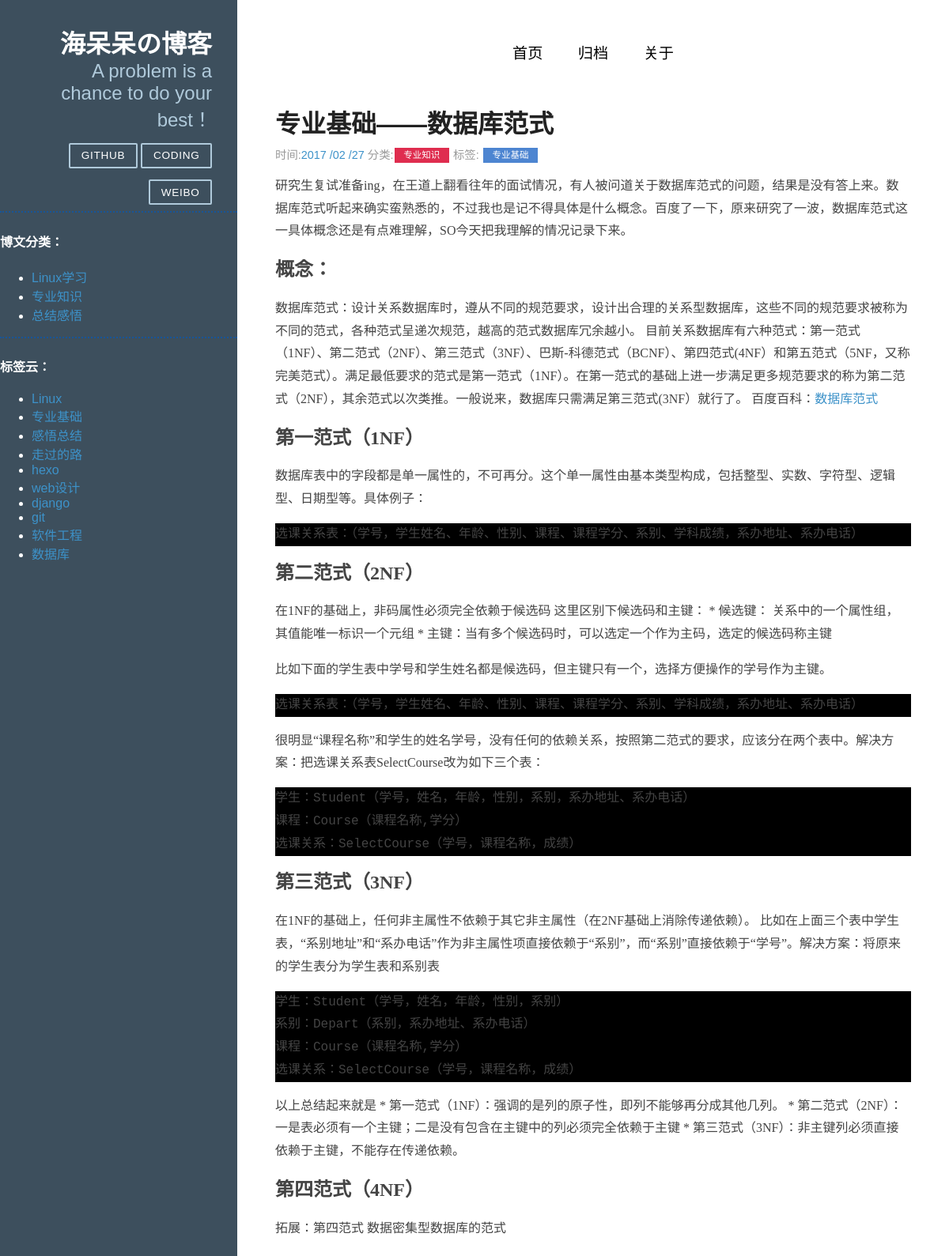
The page /2/ on the database as committed earlier.
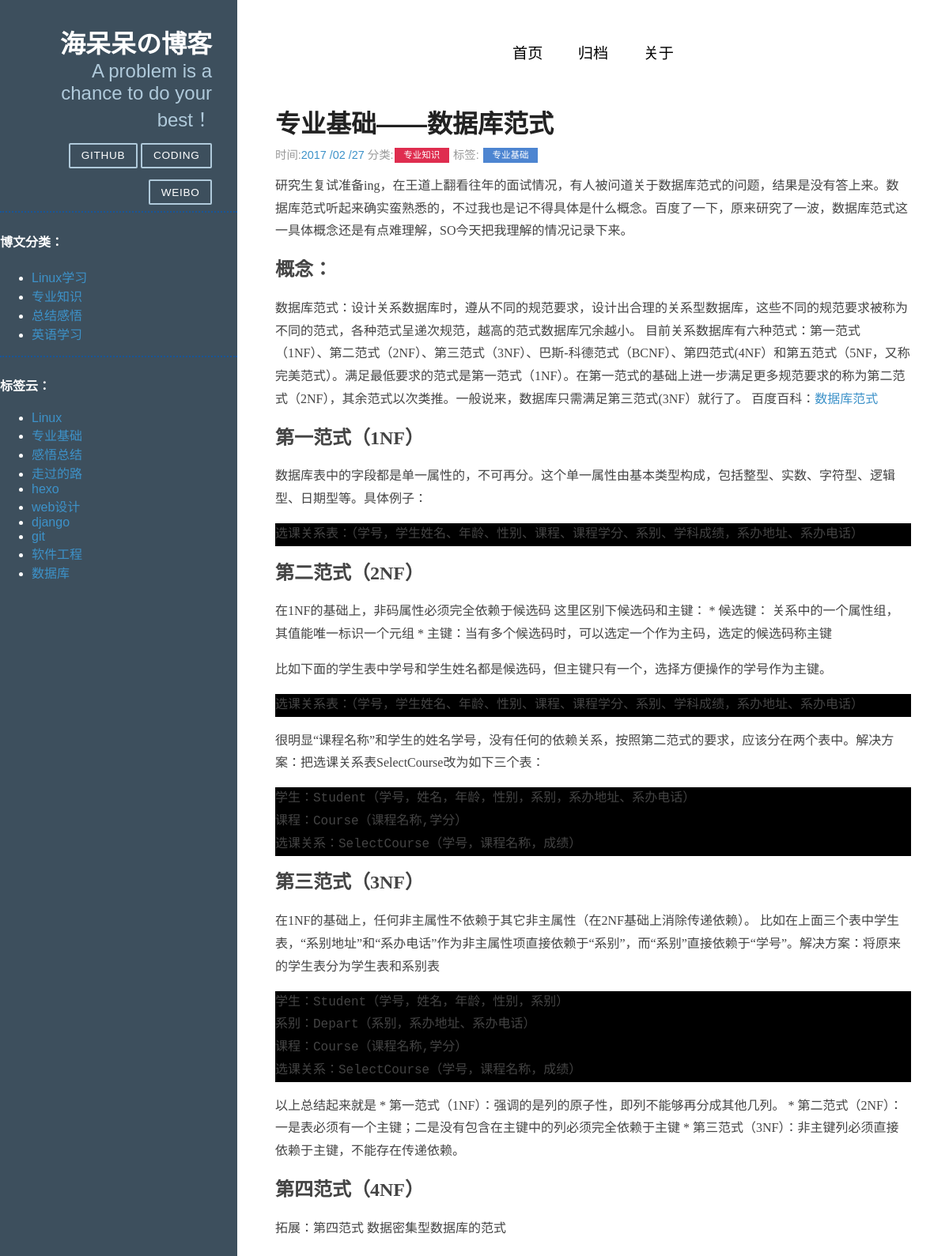
The same page on the database as committed later.
### blog/models.py (models this page shows)
class Category(models.Model):
    name = models.CharField('类名', max_length=20)
    created_time = models.DateTimeField('创建时间', auto_now_add=True)
    last_modified_time = models.DateTimeField('修改时间', auto_now=True)
    def __str__(self):
        return self.name
    class Meta:
        verbose_name = '分类'
        verbose_name_plural = '分类'

class Tag(models.Model):
    tag_name = models.CharField('标签', max_length=20)
    def __unicode__(self):
        return self.tag_name
    class Meta:
        verbose_name = '标签'
        verbose_name_plural = '标签'

### blog/views.py (the view)
# urls.py: url(r'^(?P<id>\d+)/$', views.detail, name= 'detail'),
def detail(request, id):
    category_list = Category.objects.all() # 获取分类列表
    tag_list = Tag.objects.all() # 获取标签列表
    try:
        post = Article.objects.get(id=str(id))
    except Article.DoesNotExist:
        raise Http404
    context = { 'post' : post , 'category_list' : category_list , 'tag_list' : tag_list }
    return render(request, 'post.html', context)

### blog/templatetags/custom_markdown.py (called while the page is built)
@register.filter(is_safe=True)
@stringfilter
def custom_markdown(value):
    return mark_safe(markdown.markdown(value,
        extensions = ['markdown.extensions.fenced_code', 'markdown.extensions.codehilite'],
                                       safe_mode=True,
                                       enable_attributes=False))

### templates/post.html
{% extends "base.html" %}
{% load custom_markdown %}
{% block content %}
<div id="layout" class="pure-g">
    <div class="sidebar pure-u-1 pure-u-md-1-4">
        <div class="header">
            <h1 class="brand-title">海呆呆の博客</h1>
            <h2 class="brand-tagline">A problem is a chance to do your best！</h2>
            <nav class="nav">
                <ul class="nav-list">
                    <li class="nav-item">
                        <a class="pure-button" href="https://github.com/hidaidai">Github</a>
                    </li>
                    <li class="nav-item">
                        <a class="pure-button" href="http://weibo.com/dinosaurliu">Coding</a>
                    </li>
                     <li class="nav-item">
                        <a class="pure-button" href="http://weibo.com/dinosaurliu">Weibo</a>
                    </li>
                </ul>
            </nav>
        </div>
        <hr style=" height:2px;border:none;border-top:2px dotted #185598;" />
         <div>
             <h4>博文分类：</h4>
             <div class="row">
                   <ul>
            {% for category in category_list %}
                       <li class="cat-item">
                        <a href="{% url 'search_category' category=category.name %}">    {{ category.name }}</a>
                       </li>
            {% endfor %}
                  </ul>
          </div>
        </div>
         <hr style=" height:2px;border:none;border-top:2px dotted #185598;" />
         <div>
             <h4>标签云：</h4>
             <div class="row">
                   <ul>
            {% for tag in tag_list %}
                       <li class="cat-item">
                        <a href="#">    {{ tag.tag_name }}</a>
                       </li>
            {% endfor %}
                  </ul>
          </div>
        </div>
    </div>
    <div class="content pure-u-1 pure-u-md-3-4">
        <div>
           <div class="footer">
                <div class="pure-menu pure-menu-horizontal pure-menu-open">
                    <ul>
                        <li><a href="http://localhost:9000/">首页</a></li>
                        <li><a href="http://localhost:9000/archives/">归档</a></li>
                        <li><a href="http://localhost:9000/aboutme/">关于</a></li>
                    </ul>
                </div>
            </div>
<div class="posts">
        <section class="post">
            <header class="post-header">
                            <h2 class="post-title">{{ post.title }}</h2>
                            <p class="post-meta">
                                                               时间:<a class="post-author">{{ post.created_time|date:"Y /m /d" }}</a>
                                                               分类:<a class="post-category post-category-js" href="{% url 'search_category' category=post.category %}">{{ post.category }}</a>
                                                               标签:
                          {% for tag in post.tag.all %}
                            <a class="post-category post-category-pure" href="#">{{ tag }}</a>
                          {% endfor %}
                    </p>
            </header>
                <div class="post-description">
                    <p>
                        {{ post.body|custom_markdown }}
                    </p>
                </div>
        </section>
</div>
        </div>
    </div>
</div>
{% endblock %}

Rows that differ between the two databases and show on the page:
added Category: name "英语学习"
